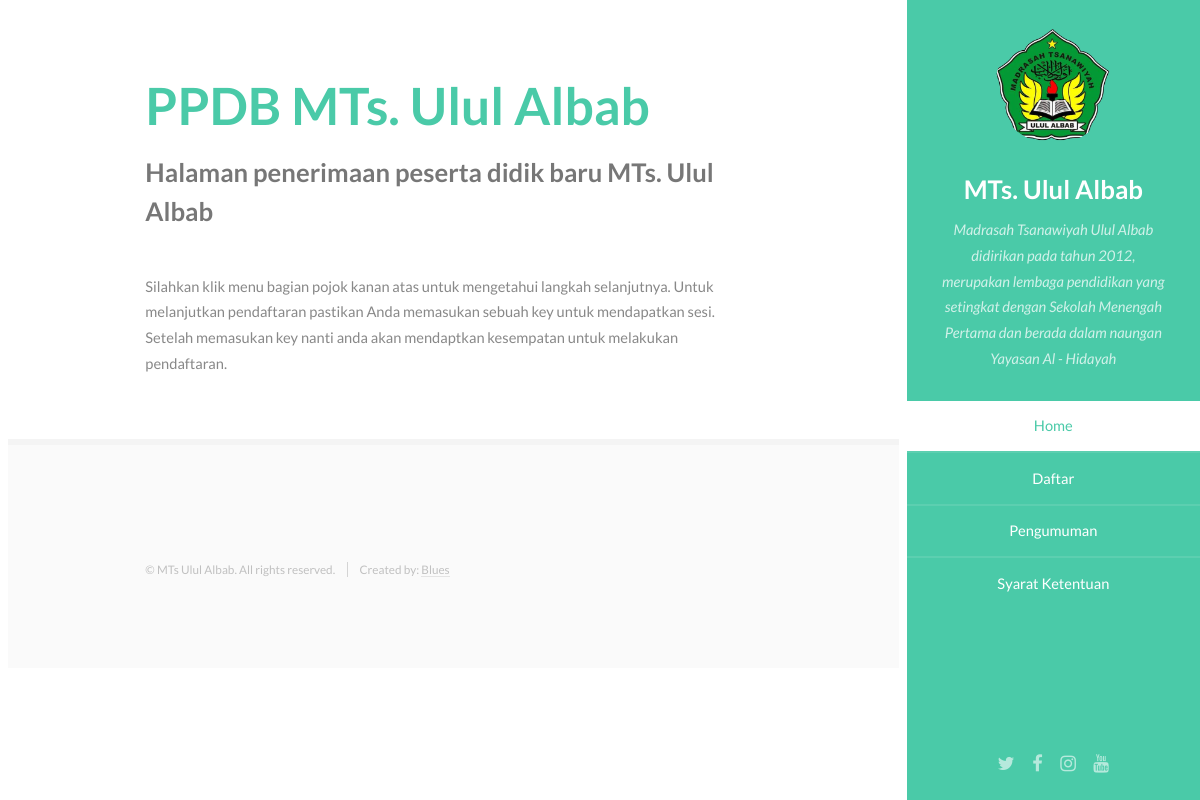
/ppdb/index.php, run on the app's committed database.
### tables this page shows
CREATE TABLE `tpdb_web_head` (
  `id` int(2) NOT NULL,
  `deskripsi` text NOT NULL,
  `foto` varchar(5000) NOT NULL
);

CREATE TABLE `tpdb_web_tentang` (
  `id` int(2) NOT NULL,
  `judul` varchar(50) NOT NULL,
  `tentang` text NOT NULL
);

### mainweb/properti/head-nav.php (called while the page is built, shortened)
<?php
$perintah="SELECT * FROM tpdb_web_head";
$query=mysqli_query($koneksi,$perintah)or die ("Gagal melakukan koneksi".mysqli_error());
$head=mysqli_fetch_array($query);
?>

### mainweb/properti/tentang.php (called while the page is built, shortened)
<?php
$perintah="SELECT * FROM tpdb_web_tentang";
$query=mysqli_query($koneksi,$perintah)or die
("Gagal melakukan koneksi".mysqli_error());
$ten=mysqli_fetch_array($query);
?>

### ppdb/system/inc/navi.php (the view)
<body>
<section id="header">
<header>
<span class="image avatar"><img src="../images/head/<?php echo "$head[foto]"; ?>" alt="logo" /></span>
<h1 id="logo"><a href="home"><?php echo "$ten[judul]"; ?></a></h1>
<p><?php echo "$head[deskripsi]";?></p>
</header>
<nav id="nav">
<ul>
<li><a href="home" class="active">Home</a></li>
<li><a href="daftar">Daftar</a></li>
<li><a href="pengumuman">Pengumuman</a></li>
<li><a href="#">Syarat Ketentuan</a></li>
</ul>
</nav>
<footer>
<ul class="icons">
<li><a href="#" class="icon fa-twitter"><span class="label">Twitter</span></a></li>
<li><a href="#" class="icon fa-facebook"><span class="label">Facebook</span></a></li>
<li><a href="#" class="icon fa-instagram"><span class="label">Instagram</span></a></li>
<li><a href="#" class="icon fa-youtube"><span class="label">Github</span></a></li>
</ul>
				</footer>
			</section>

### ppdb/psb-home.php
<div id="wrapper">
<div id="main">
<section id="home">
<div class="container">
<header class="major">
<h2>PPDB <?php echo"$ten[judul]";?></h2>
<p>Halaman penerimaan peserta didik baru <?php echo"$ten[judul]";?><br />
</p>
</header>
<p>Silahkan klik menu bagian pojok kanan atas untuk mengetahui langkah selanjutnya.
Untuk melanjutkan pendaftaran pastikan Anda memasukan sebuah key untuk mendapatkan sesi.
Setelah memasukan key nanti anda akan mendaptkan kesempatan untuk melakukan pendaftaran.</p>
								</div></section>

### data on the page
tpdb_web_head: foto (picture), deskripsi "Madrasah Tsanawiyah Ulul Albab didirikan pada tahun 2012, merupakan lembaga pendidikan yang setingkat dengan Sekolah Menengah Pertama dan berada dalam naungan Yayasan Al - Hidayah"
tpdb_web_tentang: judul "MTs. Ulul Albab"
